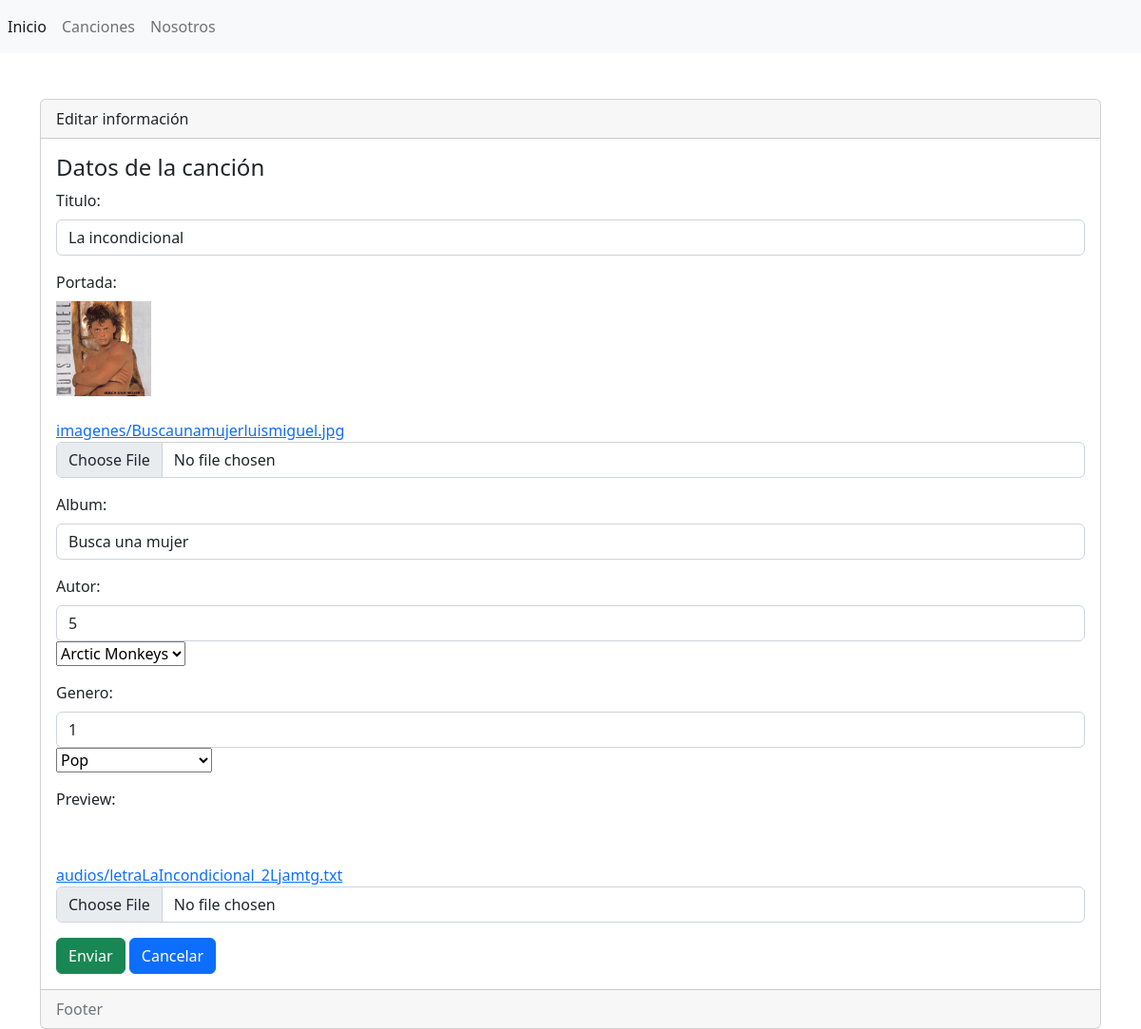
/canciones/editar/5, run on the app's committed database.
### tienda/models.py (models this page shows, shortened)
class Cancion(models.Model):
    id = models.AutoField(unique=True, primary_key=True)
    titulo = models.CharField(max_length=50, verbose_name="Titulo")
    portada = models.ImageField(upload_to= 'imagenes/', verbose_name="Portada")
    album = models.CharField(max_length=50)
    autor = models.ForeignKey(Autor, on_delete=models.PROTECT)
    genero = models.ForeignKey(Genero, on_delete=models.CASCADE)
    preview = models.FileField(upload_to= 'audios/', verbose_name="Preview", default="")

### tienda/views.py (the view)
# urls.py: path('canciones/editar', views.editar, name='editar'),
def editar(request, id):
    cancion = Cancion.objects.get(id=id)
    formulario = CancionForm(request.POST or None, request.FILES or None, instance=cancion)
    autores = Autor.objects.all()
    generos = Genero.objects.all()
    context = {'formulario':formulario, 'autores':autores, 'generos':generos}
    if formulario.is_valid() and request.POST:
        formulario.save()
        return redirect('canciones')
    return render(request, 'canciones/editar.html', context)

### tienda/forms.py
class CancionForm(forms.ModelForm):
    class Meta:
        model = Cancion
        fields ='__all__'

### tienda/templates/canciones/editar.html (shortened to what this page needs)
{% extends "base.html" %}
{% block contenido %}
<div class="card">
    <div class="card-header">
        Editar información
    </div>
    <div class="card-body">
        <h4 class="card-title">Datos de la canción</h4>
        {% include 'canciones/form.html' %}
    </div>
    <div class="card-footer text-muted">
        Footer
    </div>
</div>
{% endblock %}

### tienda/templates/canciones/form.html (shortened to what this page needs)
<form enctype="multipart/form-data" method="post">
  {% for campo in formulario %}
    <div class="mb-3">
      <label for="" class="form-label">{{ campo.label }}:</label>
      {% if campo.field.widget.input_type == 'file' and campo.value %}
      <br>
      <img src="{{ MEDIA_URL}}/imagenes/{{ campo.value }}" width="100" alt="" srcset="">
      {% endif %}
      {% if campo.field.widget.input_type == 'file' and campo.value %}
      <br>
        {% if campo.value|stringformat:".3gpp" or campo.value|stringformat:".mp3" or campo.value|stringformat:".wav" %}
          <audio controls>
          <source src="{{ MEDIA_URL }}/audios/{{ campo.value }}" type="audio/mpeg">
            Tu navegador no soporta la reproducción de audio.
          </audio>
        {% elif campo.value|stringformat:".mp4" or campo.value|stringformat:".webm" or campo.value|stringformat:".ogg" %}
          <video controls>
            <source src="{{ MEDIA_URL }}/audios/{{ campo.value }}" type="video/mp4">
            Tu navegador no soporta la reproducción de video.
          </video>
          {% elif campo.field.widget.input_type == 'file' and campo.value %}
            <br>
            <a href="{{ MEDIA_URL }}/audios/{{ campo.value }}" download>{{ campo.value }}</a>
        {% endif %}
      {% endif %}
      {% if campo.label == 'Autor' %}
      <br>
      <input
            type="{{ campo.field.widget.input_type }}"
            class="form-control"
            name="{{ campo.name }}"
            id="inputAutores"
            placeholder="{{ campo.label }}"
            value="{{ campo.value | default:'' }}"
          />
      <select id="opcionesAutores">
      {% for autor in autores %}
        <option value="{{ autor.nombre }}" data-id="{{ autor.idAutor }}">{{ autor.nombre }}</option>
      {% endfor %}
      </select>
      {% else %}
        {% if campo.label == 'Genero' %}
        <br>
        <input
            type="{{ campo.field.widget.input_type }}"
            class="form-control"
            name="{{ campo.name }}"
            id="inputGeneros"
            placeholder="{{ campo.label }}"
            value="{{ campo.value | default:'' }}"
          />
        <select id="opcionesGeneros">
        {% for genero in generos %}
          <option value="{{ genero.nombre }}" data-id="{{ genero.idGen }}">{{ genero.nombre }}</option>
        {% endfor %}
        </select>
        {% else %}
          <input
            type="{{ campo.field.widget.input_type }}"
            class="form-control"
            name="{{ campo.name }}"
            id=""
            aria-describedby="helpId"
            placeholder="{{ campo.label }}"
            value="{{ campo.value | default:'' }}"
          />
        {% endif %}
      {% endif %}
    </div>
    {% endfor %}
    <input name="" id="" class="btn btn-success" type="submit" value="Enviar">
      <a name="" id="" class="btn btn-primary" href="{% url 'canciones' %}" role="button">Cancelar</a>
</form>

### data on the page
Cancion: titulo "La incondicional" "Busca una mujer", value (picture), value "imagenes/Buscaunamujerluismiguel.jpg" "audios/letraLaIncondicional_2Ljamtg.txt"

### other printed values
{{ campo.label }} "Titulo" "Portada" "Album" "Autor" "Genero" "Preview"
form field value "Arctic Monkeys"
form field value "Pop"
